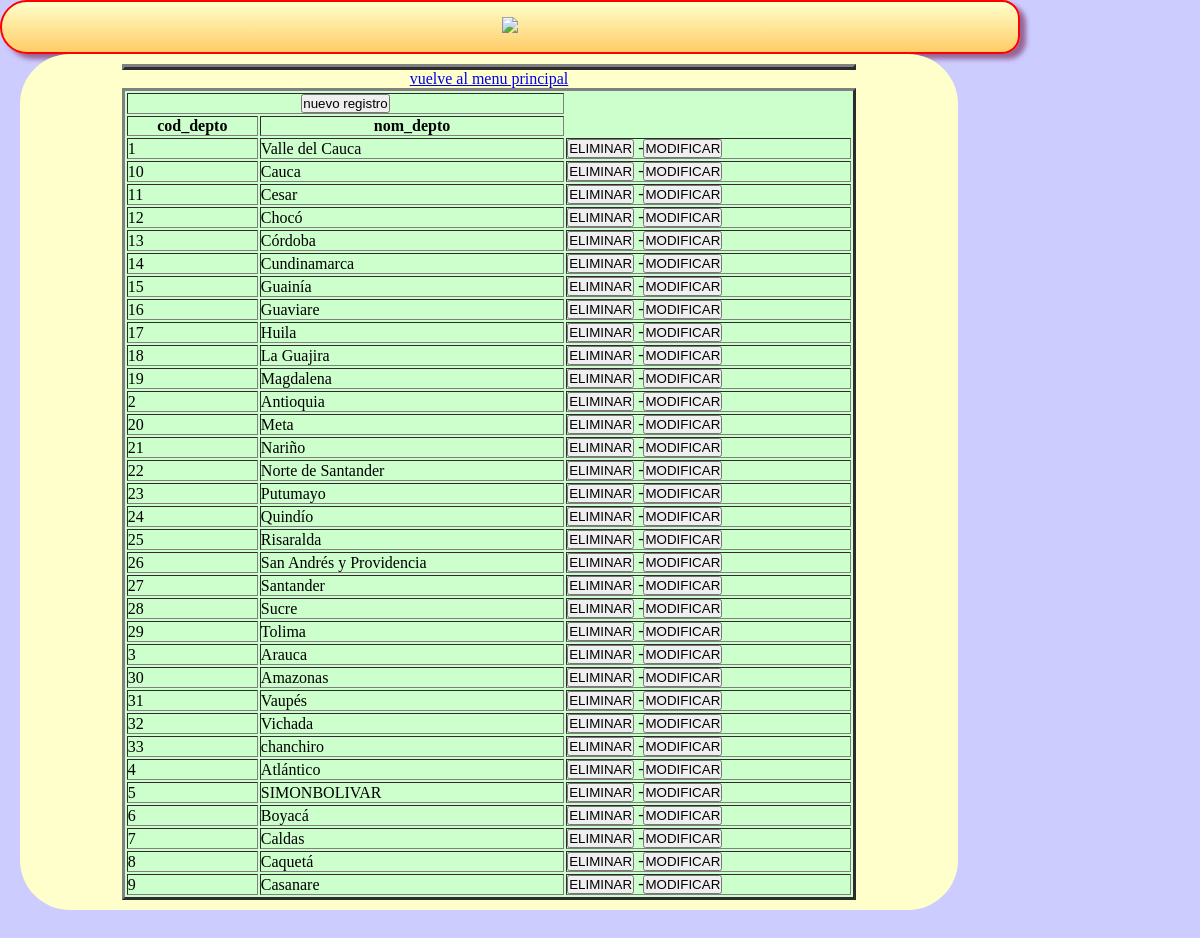
/depto/index.php, run on the app's committed database.
### tables this page shows
CREATE TABLE IF NOT EXISTS `depto` (
  `cod_depto` varchar(2) NOT NULL DEFAULT '',
  `nom_depto` varchar(60) DEFAULT NULL,
  PRIMARY KEY (`cod_depto`)
);

### depto/view/viewClass.php (called while the page is built, shortened)
<?php
class viewClass {
  static public function renderHTML($view, $args = NULL) {
    include_once 'templates/' . $view;
  }
}

### librerias/dataBaseClass.php (called while the page is built, shortened)
<?php
class dataBaseClass {
  static private $host = 'localhost';
  static private $port = 3306,
          $dbname = 'bddesercion',
          $user = 'root',
          $password = '',
          $driver = 'mysql',
          $instance = NULL;
  static public function getInstance() {
    return self::$instance;
  }
  static private function connect() {
    try {
      $dsn = self::$driver
              . ':host='. self::$host
              . ';port=' . self::$port
              . ';dbname=' . self::$dbname;
      self::$instance = new PDO($dsn, self::$user, self::$password);
      return true;
    } catch (PDOException $e) {
      echo $e->getMessage();
    }
  }
}

### depto/model/modelClass.php (called while the page is built, shortened)
<?php
class modelClass {
  static public function getAll() {
    try {
      $sql = 'SELECT *FROM depto';
      return dataBaseClass::getInstance()->query($sql)->fetchAll(PDO::FETCH_ASSOC);
    } catch (PDOException $e) {
      return $e;
    }
  }
}

### depto/view/templates/index.php (the view, shortened to what this page needs)
<!DOCTYPE html>
<html lang="es" >
   <head>
      <link rel="stylesheet" href="css/miestilo.css">
 </head>
  <body>
   <div id="baseglobal">
       <header id="Encabezados">
         <th><img src="objetos/depto.gif"> </th>
       </header>
  <section id="contenido"><center>
       <article>
  </head>
  <body bgcolor=><center>
     <table bgcolor=#ccffcc border=3 width="80%" >
    <table id="tblContenido" border=3 bgcolor=#ccffcc width="80%">
      <thead>
		<td colspan=2 align=center><a href="index.php?action=create"><button type="submit">nuevo registro</button></a></td>
        <tr>
          <th>cod_depto</th>
          <th>nom_depto</th>
        </tr>
      </thead>
      <tbody>
        <?php foreach ($datos as $row): ?>
          <tr>
            <td><?php echo $row['cod_depto'] ?></td>
            <td><?php echo $row['nom_depto'] ?></td>
			<td><a href="index.php?action=delete&amp;cod_depto=<?php echo $row['cod_depto'] ?>"><button type="submit">ELIMINAR</button></a>
            -<a href="index.php?action=update&amp;cod_depto=<?php echo $row['cod_depto'] ?>"><button type="submit">MODIFICAR</button></a> </td>
			</tr>
        <?php endforeach ?>
		<a href="http://localhost/taller2Pradera-leydy/">vuelve al menu principal
      </tbody>
    </table>
  </body>
</html>

### depto/css/miestilo.css (style rules this page uses)
* { margin:0px; padding:0px; }
header,nav,section,aside,focter,nav { display:block; }
body { text-align: center; background:#ccccff; }
#baseglobal { width:85%; background:#ccccff; }
#Encabezados { background: -webkit-linear-gradient(top,#ffffcc,#ffcc66); background:-moz-linear-gradient(top,#ffffcc,#ffcc66); border: 2px solid red; padding: 15px; color:#66cc33; -moz-border-radius:30px 20px 20px 30px; -webkit-border-radius:30px 20px 20px 30px; border-radius: 30px 20px 20px 30px; -moz-box-shadow:rgb(150,100,150) 6px 5px 5px; -webkit-box-shadow:rgb(150,100,150) 6px 5px 5px; box-shadow:rgb(150,100,150) 6px 5px 5px; }
#contenido { background:#ffffcc; list-style:none; width:90%; padding:10px; float:left; margin-left:20px; -moz-border-radius:50px; -webkit-border-radius:50px; border-radius: 50px; margin-bottom:50px; }

### data on the page
depto: cod_depto "1", nom_depto "Valle del Cauca"
depto: cod_depto "10", nom_depto "Cauca"
depto: cod_depto "11", nom_depto "Cesar"
depto: cod_depto "12", nom_depto "Chocó"
depto: cod_depto "13", nom_depto "Córdoba"
depto: cod_depto "14", nom_depto "Cundinamarca"
depto: cod_depto "15", nom_depto "Guainía"
depto: cod_depto "16", nom_depto "Guaviare"
depto: cod_depto "17", nom_depto "Huila"
depto: cod_depto "18", nom_depto "La Guajira"
depto: cod_depto "19", nom_depto "Magdalena"
depto: cod_depto "2", nom_depto "Antioquia"
depto: cod_depto "20", nom_depto "Meta"
depto: cod_depto "21", nom_depto "Nariño"
depto: cod_depto "22", nom_depto "Norte de Santander"
depto: cod_depto "23", nom_depto "Putumayo"
depto: cod_depto "24", nom_depto "Quindío"
depto: cod_depto "25", nom_depto "Risaralda"
depto: cod_depto "26", nom_depto "San Andrés y Providencia"
depto: cod_depto "27", nom_depto "Santander"
depto: cod_depto "28", nom_depto "Sucre"
depto: cod_depto "29", nom_depto "Tolima"
depto: cod_depto "3", nom_depto "Arauca"
depto: cod_depto "30", nom_depto "Amazonas"
depto: cod_depto "31", nom_depto "Vaupés"
depto: cod_depto "32", nom_depto "Vichada"
depto: cod_depto "33", nom_depto "chanchiro"
depto: cod_depto "4", nom_depto "Atlántico"
depto: cod_depto "5", nom_depto "SIMONBOLIVAR"
depto: cod_depto "6", nom_depto "Boyacá"
depto: cod_depto "7", nom_depto "Caldas"
depto: cod_depto "8", nom_depto "Caquetá"
depto: cod_depto "9", nom_depto "Casanare"
